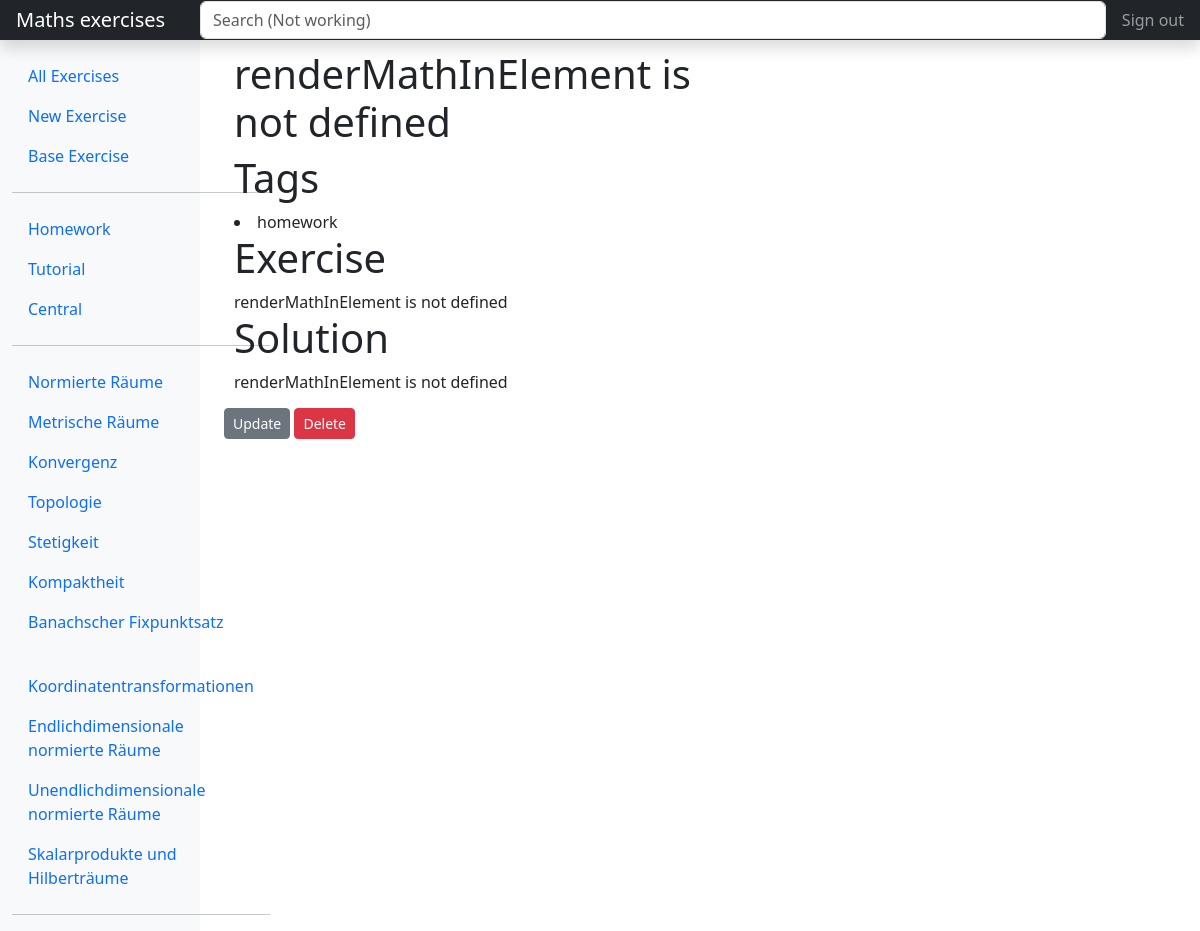
Screenshot of /exercise/4/ with the database file from the repository.
### exercises/models.py (models this page shows)
class Tag(models.Model):
    title = models.CharField(max_length=200)
    def __str__(self):
        return self.title

class Topic(models.Model):
    title = models.CharField(max_length=200)
    def __str__(self):
        return self.title

### exercises/views.py (the view)
class ExerciseDetailView(DetailView):
    model = Exercise

### exercises/context_processors.py (called while the page is built)
def custom_data(request):
    tags = Tag.objects.all()
    topics = Topic.objects.all()
    data = {"tags_list": tags, "topics_list": topics}
    return data

### exercises/templates/exercises/exercise_detail.html (shortened to what this page needs)
{% extends "exercises/base.html" %}
{% block content %}
<div class="flex-container">
    <div class="flex-item col-lg-6">
        <h1 class="title">{{ object.title }}</h1>
        <h1>Tags</h1>
        {% for tag in object.tags.all %}
        <li>{{ tag.title }}</li>
        {% empty %}
        <li>No tags available for this exercise.</li>
        {% endfor %}
        <h1>Exercise</h1>
        <div id="demo-output">{{ object.text|safe }}</div>
        <h1>Solution</h1>
        <div id="demo-output2">{{ object.solution|safe }}</div>
    </div>
</div>
<div>
    <a class="btn btn-secondary btn-sm mt-1 mb-1" href="{% url 'exercise-update' object.id %}">Update</a>
    <a class="btn btn-danger btn-sm mt-1 mb-1" href="{% url 'exercise-delete' object.id %}">Delete</a>
</div>
{% endblock %}

### exercises/templates/exercises/base.html (shortened to what this page needs)
{% load static %}
<!DOCTYPE html>
<html lang="en">
<head>
    <link href="https://cdn.jsdelivr.net/npm/bootstrap@5.3.0/dist/css/bootstrap.min.css" rel="stylesheet"
>
    <link rel="stylesheet" type="text/css" href="{% static 'exercises/main.css' %}">
    <link rel="stylesheet" href="https://cdn.jsdelivr.net/npm/katex@0.16.8/dist/katex.min.css"
>
</head>
<body>
    <header class="navbar navbar-dark sticky-top bg-dark flex-md-nowrap p-0 shadow">
        <a class="navbar-brand col-md-3 col-lg-2 me-0 px-3" href="{% url 'index' %}">Maths exercises</a>
        <input class="form-control form-control-dark w-100" type="text" placeholder="Search (Not working)"
            aria-label="Search">
        <ul class="navbar-nav px-3">
            <li class="nav-item text-nowrap">
                <a class="nav-link" href="#">Sign out</a>
            </li>
        </ul>
    </header>
    <div class="container-fluid">
        <div class="row">
            <nav id="sidebarMenu" class="col-lg-2 d-md-block bg-light sidebar collapse">
                <div class="position-sticky pt-3">
                    <ul class="nav flex-column">
                        <li class="nav-item">
                            <a class="nav-link active" aria-current="page" href="{% url 'index' %}">
                                All Exercises
                            </a>
                        </li>
                        <li class="nav-item">
                            <a class="nav-link active" aria-current="page" href="{% url 'exercise-create' %}">
                                New Exercise
                            </a>
                        </li>
                        <li class="nav-item">
                            <a class="nav-link active" aria-current="page" href="{% url 'base-exercise-update' %}">
                                Base Exercise
                            </a>
                        </li>
                        <hr>
                        {% for tag in tags_list %}
                        <li class="nav-item">
                            <a class="nav-link active" aria-current="page" href="{% url 'tag' tag %}">
                                {{ tag|capfirst }}
                            </a>
                        </li>
                        {% endfor %}
                        <hr>
                        {% for topic in topics_list %}
                        <li class="nav-item">
                            <a class="nav-link active" aria-current="page" href="{% url 'topic' topic %}">
                                {{ topic|capfirst }}
                            </a>
                        </li>
                        {% endfor %}
                        <hr>
                    </ul>
                </div>
            </nav>
            <main class="col-md-9 ms-sm-auto col-lg-10 px-md-4">
                {% block content %}{% endblock %}
            </main>
        </div>
    </div>
</body>
</html>

### exercises/static/exercises/main.css (style rules this page uses)
.flex-container { display: flex; align-items: center; }
.flex-item { margin: 10px; }

### rows the page displays
Tag: title "Homework", title "homework"
Tag: title "Tutorial"
Tag: title "Central"
Topic: title "Normierte Räume"
Topic: title "Metrische Räume"
Topic: title "Konvergenz"
Topic: title "Topologie"
Topic: title "Stetigkeit"
Topic: title "Kompaktheit"
Topic: title "Banachscher Fixpunktsatz"
Topic: title "Koordinatentransformationen"
Topic: title "Endlichdimensionale normierte Räume"
Topic: title "Unendlichdimensionale normierte Räume"
Topic: title "Skalarprodukte und Hilberträume"
